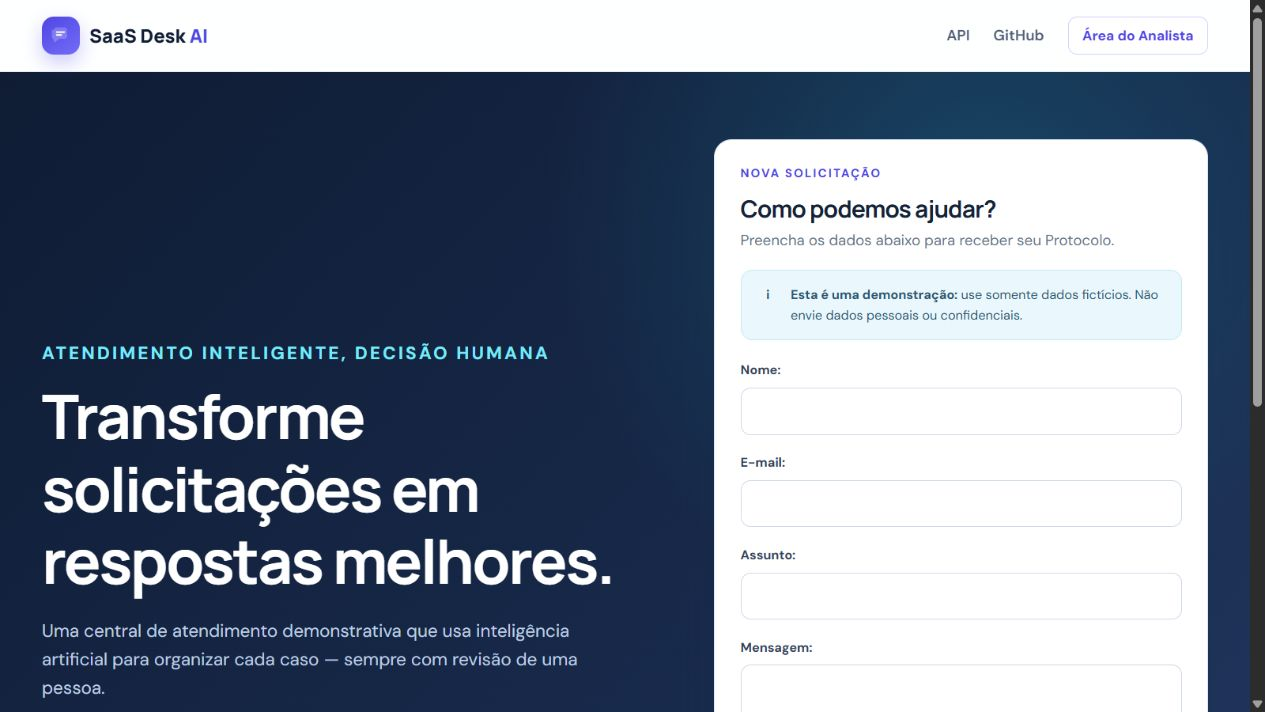
#> input picture docs/demo-frames/01-public-form.png, 1265 x 712 px
$ python build_demo_gif.py
#> lines starting #> are read from the running program, lines starting #| are printed output that depends on the picture
from pathlib import Path

from PIL import Image

ROOT = Path(__file__).resolve().parents[1]
CAPTURE_DIR = ROOT / "docs" / "demo-frames"
OUTPUT = ROOT / "docs" / "demo.gif"
FRAME_NAMES = [
    "01-public-form.png",
    "02-protocol.png",
    "03-login.png",
    "04-dashboard.png",
    "05-assisted-analysis.png",
    "06-resolution.png",
    "07-swagger.png",
]


def main():
    frames = [Image.open(CAPTURE_DIR / name).convert("RGB") for name in FRAME_NAMES]
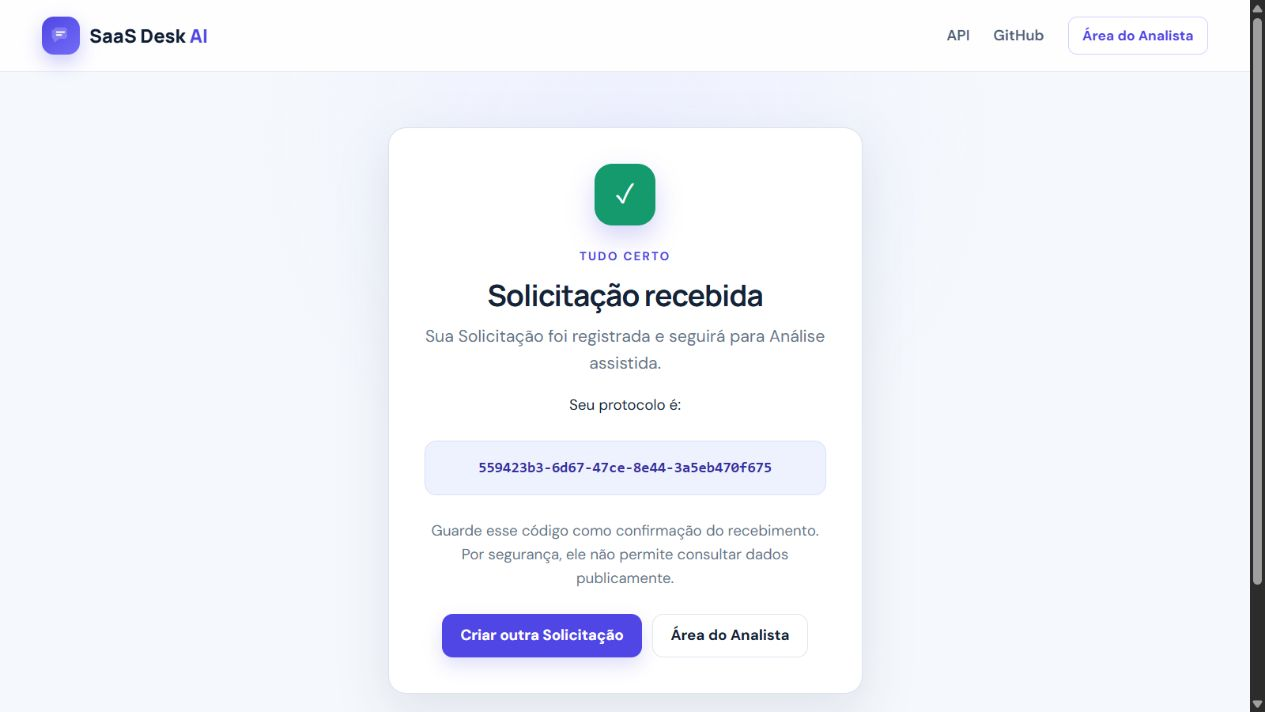
#> input picture docs/demo-frames/02-protocol.png, 1265 x 712 px
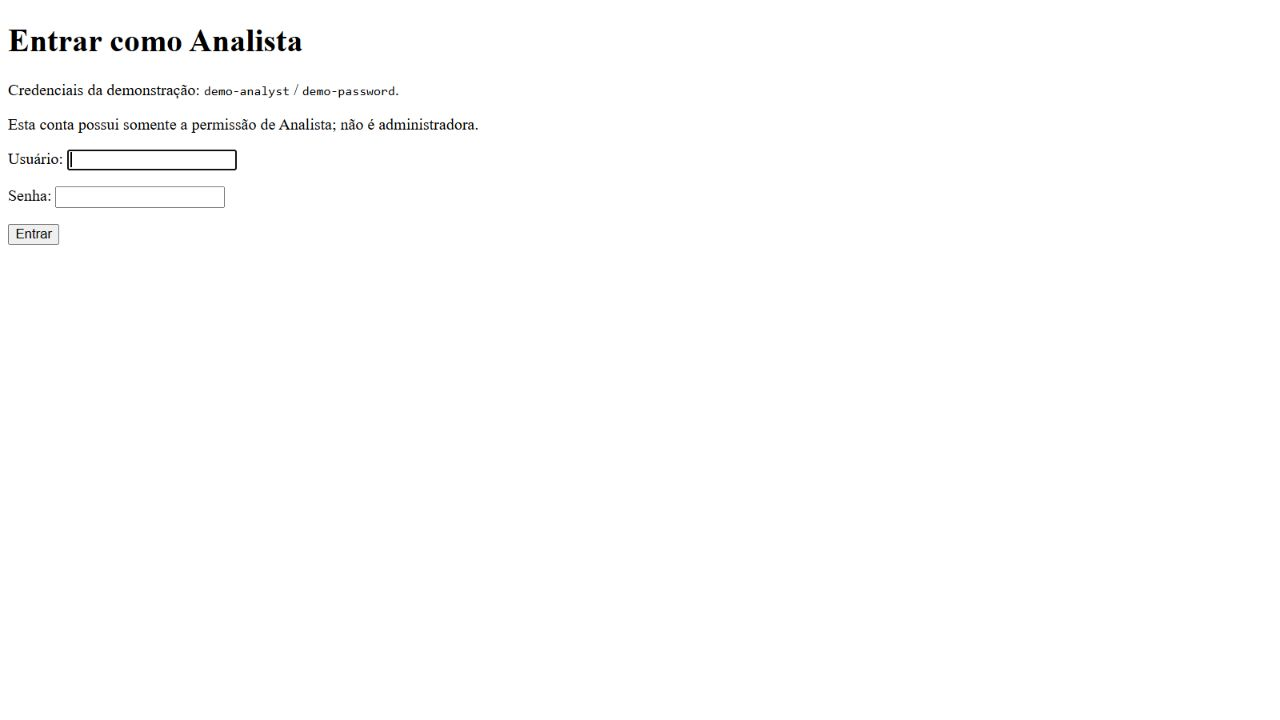
#> input picture docs/demo-frames/03-login.png, 1280 x 720 px
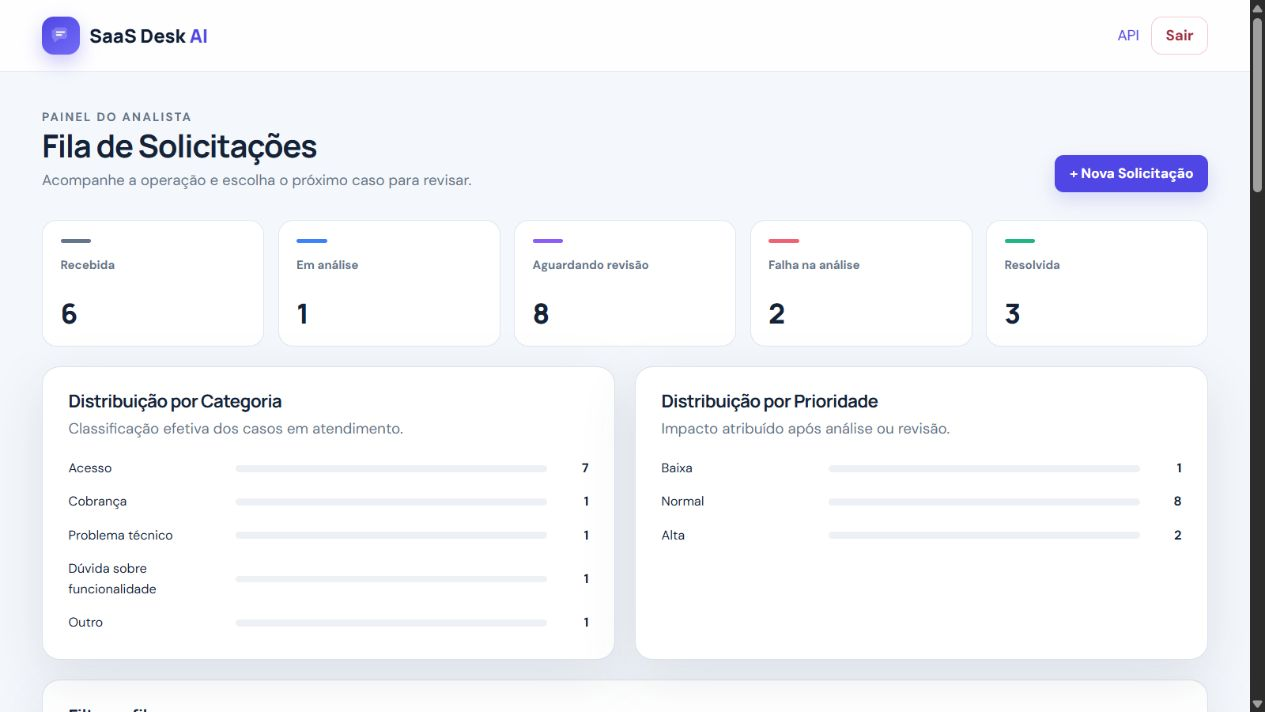
#> input picture docs/demo-frames/04-dashboard.png, 1265 x 712 px
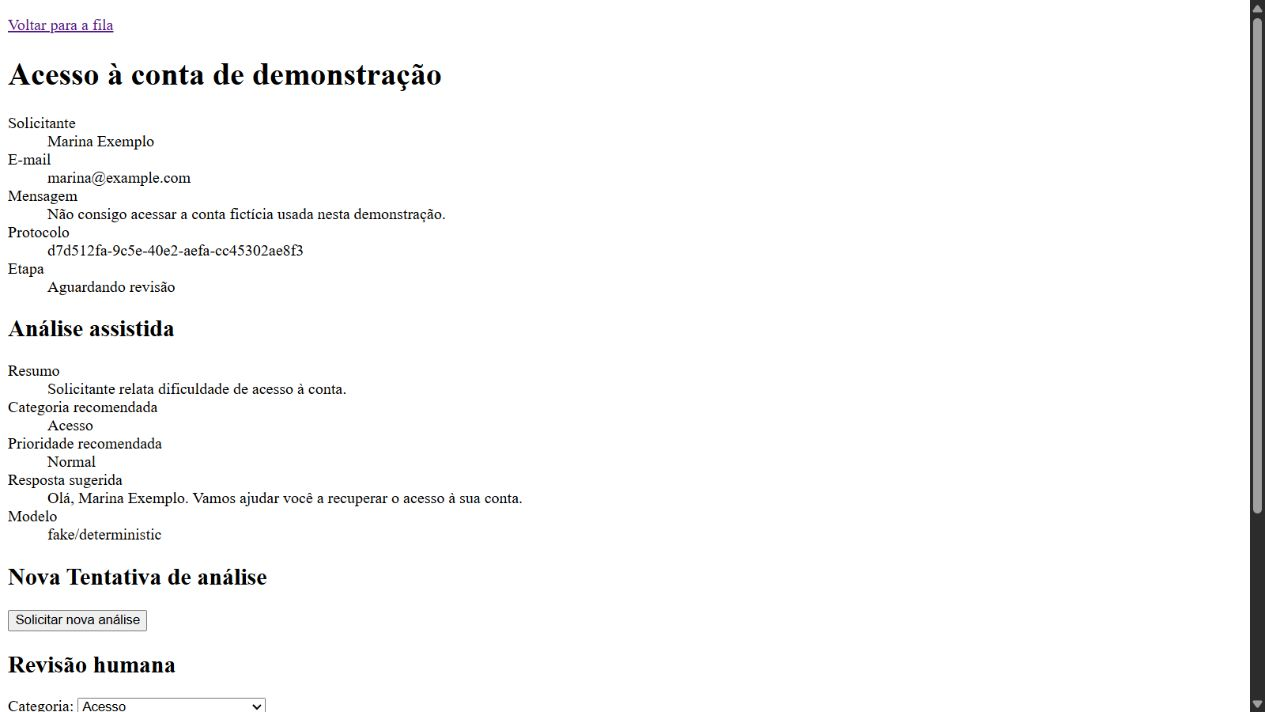
#> input picture docs/demo-frames/05-assisted-analysis.png, 1265 x 712 px
    target_size = frames[0].size
    if any(frame.size != target_size for frame in frames):
        frames = [frame.resize(target_size, Image.Resampling.LANCZOS) for frame in frames]
    frames[0].save(
        OUTPUT,
        save_all=True,
        append_images=frames[1:],
        duration=[2200, 1800, 2200, 2600, 3000, 2600, 2600],
        loop=0,
        optimize=True,
    )


if __name__ == "__main__":
#> (the run stopped early here; a loop or call above may not have finished)
